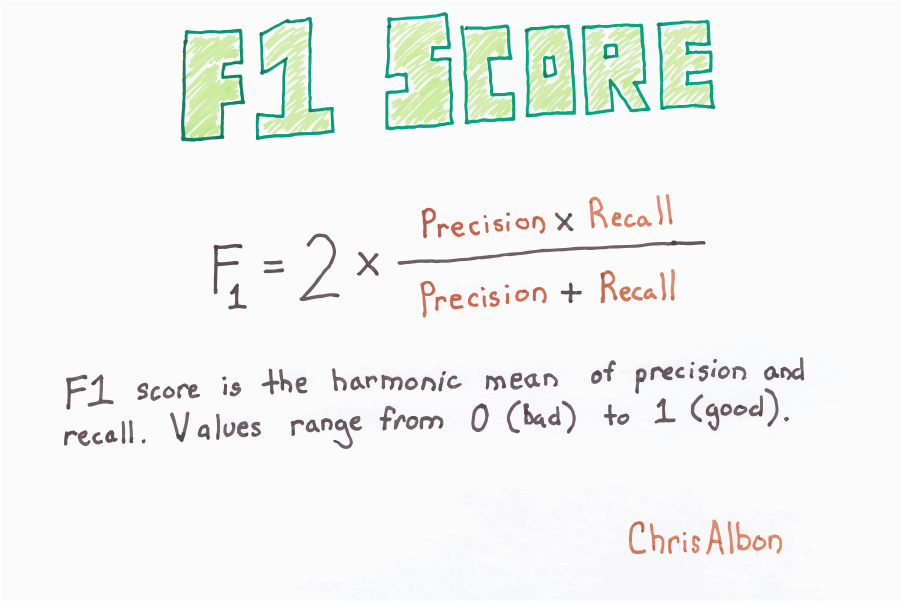
#> input picture Images/11-f1-score.png, 1802 x 1202 px, found by its file name (shown at 1/2 size)
$ jupyter execute --allow-errors 11-handling-missing-values-class-models.ipynb   (shell and % lines are left out)
#> lines starting #> are read from the running program, lines starting #| are printed output that depends on the picture
# Introduction

Familiarizing myself with methods to handle missing data with Python then build a binary classification model to predict which patient has diabetes.

Goal here is to review methods in the preprocessing/cleaning data and review classification process.

*_Note: Codes may also come from other sources for practice/workflow. Informational links have been added at the bottom of the notebook._

## What else do I hope to achieve from this?

Develop a stronger understanding in data cleaning, understand why data is missing in the first place, and review methods on how to handle missing values. Also, since I'm going to be attempting some medical deep learning problems in the future, I could get a tiny idea on how to better work with medical data.

Answer some of these questions below:
- What kind of method is better to use to fill missing values?
- Is one method better than another?
- What are the risks in our methods?
- If predicting, does filling missing values help our models?

## Framing the problem

Can you predict which patient has diabetes?

### Data

The data we will be using is the Pima Indians Diabetes dataset (introductory level). This dataset was originally from the National Institute of Diabetes and Digestive and Kidney Diseases. It was also presented as a Kaggle problem where the objective was to predict the onset of diabetes whether a patient has diabetes or not based on certain diagnostic measurements.

There are several constraints that we should know when dealing with the data. All patients here are females at least 21 years old of Pima Indian heritage.

### Background Information

The [Pima](https://www.britannica.com/topic/Pima-people) people are North American Indians who traditionally lived in Arizona, U.S., in what was the core area of the prehistoric Hohokam culture. They were traditionally sedentary farmers that hunted and gathered to supplement their diet. During the drought years, jackrabbits and mesquite beans became the group's dietary staples. This was the result due to the drought years where only 20% of their crops were good to harvest. With the loss of an important part of their nutrition, the sustainability of their bodies slowly deteoriated as time went on due to the lack of nutrients. Together with a steady decline in physical activity, the chances for them to develop type 2 diabetes have increased dramatically.

### Characteristics

__Dimensions__
- 768 women (row) and 8 characteristics (col)

__Features__
- Pregnancies: Number of times pregnant
- Glucose: Plasma glucose concentration a 2 hours in an oral glucose tolerance test
- BloodPressure: Diastolic blood pressure (mm Hg)
- SkinThickness: Triceps skin fold thickness (mm)
- Insulin: 2-Hour serum insulin (mu U/ml)
- BMI: Body mass index (weight in kg/(height in m)^2)
- DiabetesPedigreeFunction: Diabetes pedigree function
- Age: Age (years)
- Outcome: Class variable (0 or 1)
    - Our dependent variable (target)

__Additional Notes__
- Some values are not within the specified range where they are supposed to be so they can be treated as missing values

## Machine Learning Framework

1. Framing the problem
    - What are we trying to solve?
    - Understand what's the problem here and ask questions
    - What type of problem are we trying to solve?
        - Classification, regression, etc.
        - Types of algorithms specified for possible use
2. Collecting relevant information and data
    - What type of data do we have?
    - Can we use any complimentary data with that is public that will help our with our analysis/modeling?
    - What other data requirements are there?
    - What is considered a success for this problem?
    - What libraries do we need?
        - How do we know if our models are good?
3. Process for analysis (preprocessing & cleaning)
    - How does the data structure and distribution look like?
    - Is the data usable right away?
    - Can the data be plotted?
    - What changes do we need in order to make the data usable if it's not already?
    - This step is not really an isolated step as it can encompass exploratory, feature engineering + more
4. Exploratory data analysis
    - How does the data look like?
    - Are there any patterns?
        - Identify any summary statistics, plotting, counting, etc.
    - Familiarize yourself with the data
    - Basically the step to help you get to know the data better
5. Feature engineering (applied machine learning)
    - Can we create more data (features) that will be helpful for our models?
    - "... re-working of predictors is more of an art, requiring the right tools and experience to find better predictor representations" - Max Kuhn
6. Statistical analysis
    - Univariate, bivariate, multivariate analysis
        - Analysis of a single feature
        - Analysis of two features and their relationships
        - Analysis of data collected on more than one dependent variable and their relationships (PCA, PLS)
7. Model development & scoring
    - Splitting the data into train and test sets
        - Always make sure you have a completely separate data to test your final model on after hyperparameter tuning and training has been done
        - Think about your experimental design beforehand so that you minimize unrelated sources of variation and reduce as much data leakage (if any) as possible
    - Normalizing the data to be on similar scales
        - Normalization, standardization methods (Z-score, minmax, median)
    - Create baseline, pre-tuned, and tuned models (includes cross-validation)
        - Create easy to more complex models if needed (think about computational cost, complexity, explainability)
    - Hyperparameter tuning
    - Fit cross-validated tuned models using best hyperparameters
    - Score model and get results
8. Evaluation
    - How accurate are the models?
        - Are the models overfitting or underfitting?
    - What evaluation metric are we using?
    - Is the final model good enough?
    - Which features are important?
    - Iterate steps if we are proceeding with specific features selected
        - Dimensionality reduction methods (PCA, LDA) to see if we can reduce model complexity (this step can be before modeling as well)
9. Results
    - What's our conclusion?
    - What actions are we going to take?
10. Ending notes
    - Extra information that we may not go over like steps that we did not go into or missed
        - Any other possible methods/solutions that we could look at in the future

## Method of Evaluation

Since this is a binary classification problem, we will start our baseline model using a logistic regression algorithm.

The evaluation method will be the F1 Score which is the weighted average of recall and precision. This is a better measure to seek a balance between precision and recall vs. accuracy especially when there there is a higher risk in misdiagnosing a patient. We will also take a look at the ROC curve, accuracy, sensitivity, and specificity scores as well.

Here are some performance metrics used in the confusion matrix below:

- TP - correct positive prediction
- TN - correct negative prediction
- FP - Type I Error (case negative but predicted positive)
- FN - Type II Error (case positive but predicted negative)
- Accuracy
    - (TP + TN)/Total
- Precision - how accurate is the model of those predicted positive that are actually positive
    - TP/(TP + FP)
- Recall / Sensitivity / TPR (True Positive Rate) - how many actual positives the model labeled over the total positives
    - TP/(TP + FN) which is also TP/All P
- Specificity (True Negative Rate) - number of correct negative predictions
    - TN/(TN + FP) which is also TN/All N
- F1 Score - weighted average of TPR (Recall) and Precision, useful if there is uneven class distribution like cancer detection where there can be 10,000 negatives and only 1 positive or if there is a higher risk if false negatives or false positives
    - 2 * ( (Pr * Rc) / (Pr + Rc) )
- ROC Curve
    - Graph used to summarize the performance at various thresholds by plotting the TPR against FPR

Here's a picture below by Chris Albon. Albon has easily digestable information on many related subjects for anyone who wants to take a look at his [website](https://chrisalbon.com/).

[cell 1]
import os
from PIL import Image
Image.open('..\\Images\\11-f1-score.png').resize((750,500))
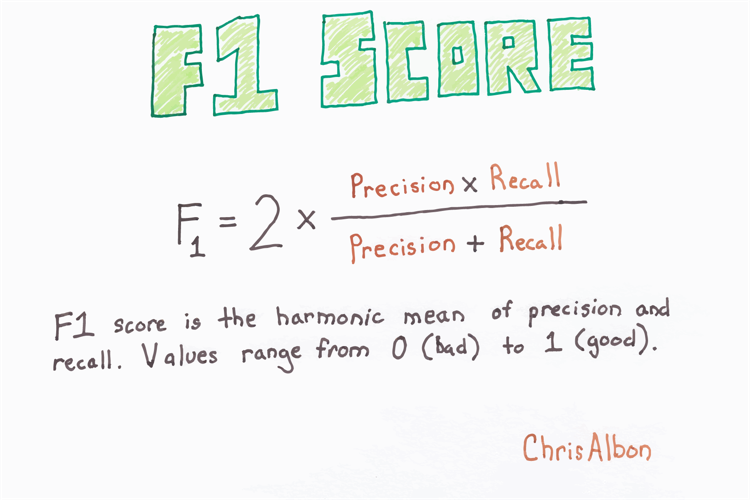
#> Out: PIL image 750x500 RGBA; mean R, G, B, A 242.5, 244.6, 242.8, 254.4; transparent parts drawn white

## Overview of the Modeling Process

In order to see if patient has diabetes or not, we will use multiple classification algorithms to predict the outcome of 0 (negative) or 1 (positive). The employed classifiers are logistic regression, decision trees, random forest, support vector machines, and extreme gradient boosting.

After each performance of the machine learning method, we will begin evaluation where we will use 10-fold cross-validation as well, which is simply a procedure used to evaluate ML models where data is limited. In the cross-validation, data is resampled to best test our evaluation metric then averaged to get an overall score.

k-Fold Cross-validation
This is a popular cv method where the training dataset is split into k number of partitions (folds). If the dataset has 100 observationsand k =10 then there would be 10 folds each having 10 observations. Out of the 10 folds, 1 of them will be considered a test set and the rest for retraining purposes. Once that first split has been trained and tested, it will go on to the next random split of training, testing, and evaluation. After the end of the 10 splits, the results are averaged together to get a better idea of our model performance.

Generally, the steps of the procedure is as follows:
1. Training data is shuffled randomly
2. Training data is split into k groups
3. For each unique group:
    1. Take 1 group as a hold out or test set
    2. Take the remaining sets as the training set
    3. Fit a model on the training set and evaluate on the test set
    4. Retain the evaluation score
4. Summarize the skill of the model using the sample of model evaluation scores

More information on cross-validation can be found in the informational links below. Here's an image below on a 5-fold cross-validation.

[cell 2]
Image.open('Images\\10-cv.png').resize((400, 500))
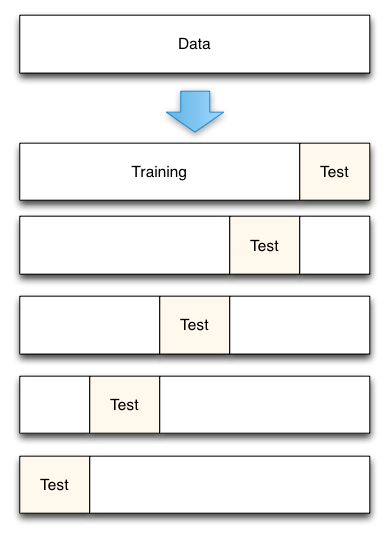
#> input picture Images/10-cv.png, 389 x 536 px, found by its file name
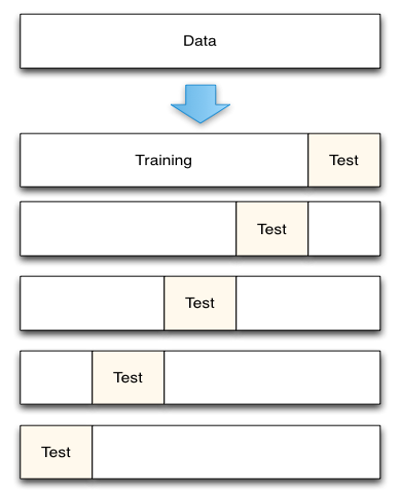
#> Out: PIL image 400x500 RGBA; mean R, G, B, A 236.6, 236.5, 235.7, 255

## Collecting relevant data

[cell 3]
# [5 lines of commented-out code are left out]

#> (a cell that did not finish here is left out)

### Import libraries

[cell 5]
# Toolbox
import pandas as pd
import pandas_profiling
import numpy as np
import random
import datetime as dt
import seaborn as sns
import matplotlib.pyplot as plt

# Statistics
from scipy.stats import norm, skew, boxcox_normmax
from scipy.special import boxcox1p
from scipy import stats

# Misc
import warnings
warnings.filterwarnings(action='ignore')

# Preset data display
pd.options.display.max_seq_items = 1000
pd.options.display.max_rows =1000

# Set notebook colors and palette
flatui = ['#9b59b6', '#3498db', '#95a5a6', '#e74c3c', '#34495e', '#2ecc71']
sns.set_palette(flatui)
sns.palplot(sns.color_palette(flatui))
sns.set_style('white')
sns.set_color_codes(palette='deep')
# Favorite code to use: #34995e
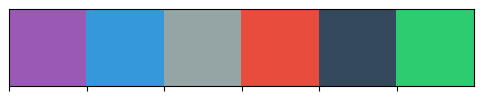
#> figure drawn by matplotlib, 1 panel

### Import data

[cell 6]
data = pd.read_csv('11-diabetes.csv')
#> (reads Data/11-diabetes.csv from the repository)
#> (the rest of the program and of its run is left out)
